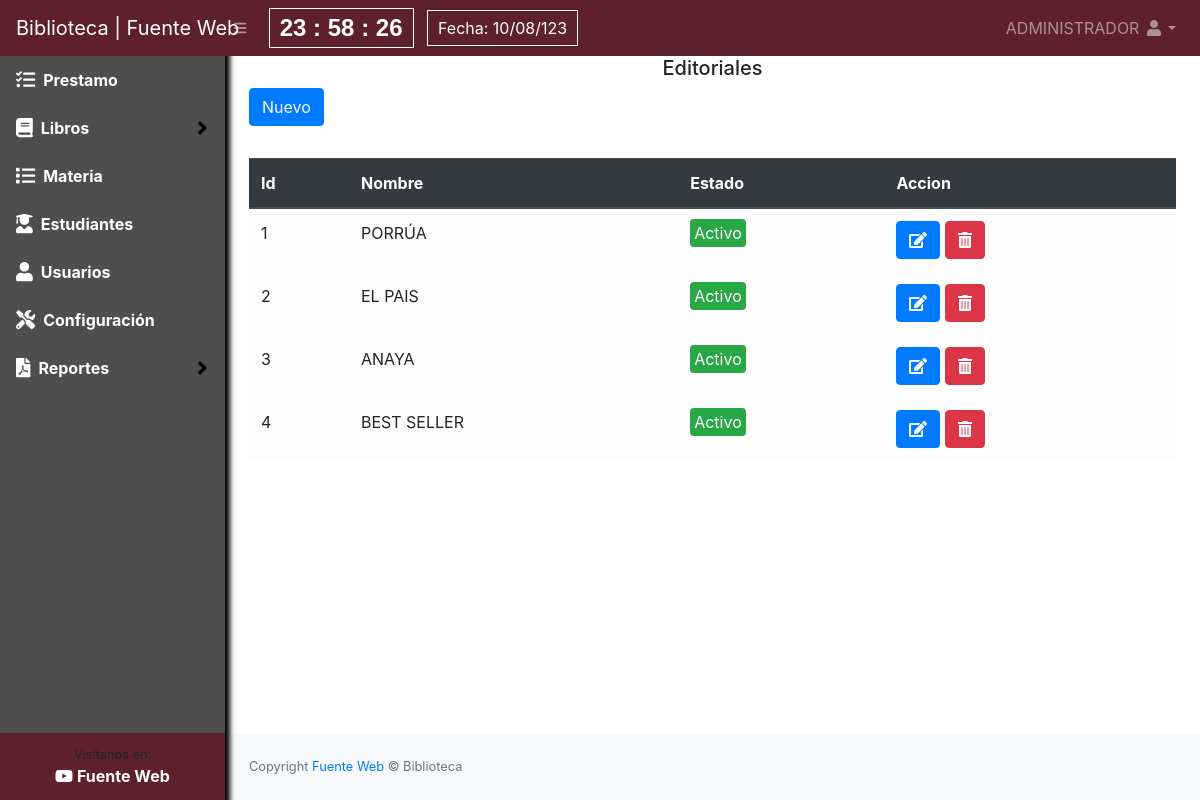
Screenshot of /editorial (signed in) with the database file from the repository.
### tables this page shows
CREATE TABLE `editorial` (
  `id` int(11) NOT NULL,
  `editorial` varchar(150) NOT NULL,
  `estado` int(11) NOT NULL DEFAULT 1
);

### Libraries/Core/Views.php (called while the page is built)
<?php
class Views{
    function getView($controller, $view, $data="", $alert="", $config = "", $cliente = "")
    {
        $controller = get_class($controller);
        if ($controller == "Home") {
            $view = "Views/".$view.".php";
        }else{
            $view = "Views/" . $controller . "/" . $view . ".php";
        }
        require_once($view);
    }
}
?>

### Controller/Editorial.php (called while the page is built, shortened)
<?php
class Editorial extends Controllers
{
    public function editorial()
    {
        $data = $this->model->selectEditorial();
        $this->views->getView($this, "listar", $data);
    }
}
?>

### index.php (called while the page is built, shortened)
<?php
require_once("Helpers/Helpers.php");
require_once("Libraries/Core/Load.php");
?>

### Libraries/Core/Mysql.php (called while the page is built, shortened)
<?php
class Mysql extends Conexion{
    private $conexion;
    function __construct()
    {
        $this->conexion = new Conexion();
        $this->conexion = $this->conexion->conect();
    }
    public function select_all(string $query){
        $this->strquery = $query;
        $result = $this->conexion->prepare($this->strquery);
        $result->execute();
        $data = $result->fetchall(PDO::FETCH_ASSOC);
        return $data;
    }
}
?>

### Libraries/Core/Conexion.php (called while the page is built)
<?php
class Conexion{
    private $conect;
    public function __construct()
    {
      $conexion = "mysql:host=".HOST.";dbname=".BD.";.CHARSET.";
      try {
          $this->conect = new PDO($conexion, DB_USER, PASS);
          $this->conect->setAttribute(PDO::ATTR_ERRMODE, PDO::ERRMODE_EXCEPTION);
      } catch (PDOException $e) {
          $this->conect = "Error en la conexion";
          echo "Error: " . $e->getMessage();
      }
    }
    public function conect()
    {
        return $this->conect;
    }
}
?>

### Models/EditorialModel.php (called while the page is built, shortened)
<?php
class EditorialModel extends Mysql{
    public function selectEditorial()
    {
        $sql = "SELECT * FROM editorial";
        $res = $this->select_all($sql);
        return $res;
    }
}
?>

### Helpers/Helpers.php (called while the page is built, shortened)
<?php
function base_url()
{
    return BASE_URL;
}
?>

### Views/editorial/listar.php (the view, shortened to what this page needs)
<div id="layoutSidenav_content">
    <main>
        <div class="container-fluid">
            <h5 class="text-center">Editoriales</h5>
            <div class="row">
                <div class="col-lg-12">
                    <button class="btn btn-primary mb-2" type="button" data-toggle="modal" data-target="#nuevoEditorial">Nuevo</button>
                    <div class="table-responsive">
                        <table class="table table-light mt-4" id="table">
                            <thead class="thead-dark">
                                <tr>
                                    <th>Id</th>
                                    <th>Nombre</th>
                                    <th>Estado</th>
                                    <th>Accion</th>
                                </tr>
                            </thead>
                            <tbody>
                                <?php foreach ($data as $editorial) {
                                    if ($editorial['estado'] == 1) {
                                        $estado = '<span class="badge-success p-1 rounded">Activo</span>';
                                    } else {
                                        $estado = '<span class="badge-danger p-1 rounded">Inactivo</span>';
                                    }
                                ?>
                                    <tr>
                                        <td><?php echo $editorial['id']; ?></td>
                                        <td><?php echo $editorial['editorial']; ?></td>
                                        <td><?php echo $estado; ?></td>
                                        <td>
                                            <a class="btn btn-primary" href="<?php echo base_url() ?>editorial/editar?id=<?php echo $editorial['id']; ?>"><i class="fas fa-edit"></i></a>
                                            <?php if ($editorial['estado'] == 1) { ?>
                                                <form method="post" action="<?php echo base_url() ?>editorial/eliminar" class="d-inline eliminar">
                                                    <button class="btn btn-danger" type="submit"><i class="fas fa-trash-alt"></i></button>
                                                </form>
                                            <?php } ?>
                                        </td>
                                    </tr>
                                <?php } ?>
                            </tbody>
                        </table>
                    </div>
                </div>
            </div>
        </div>
    </main>

### rows the page displays
editorial: id "1", editorial "PORRÚA", estado "Activo"
editorial: id "2", editorial "EL PAIS", estado "Activo"
editorial: id "3", editorial "ANAYA", estado "Activo"
editorial: id "4", editorial "BEST SELLER", estado "Activo"

### other values shown
$_SESSION['nombre'] "ADMINISTRADOR"
